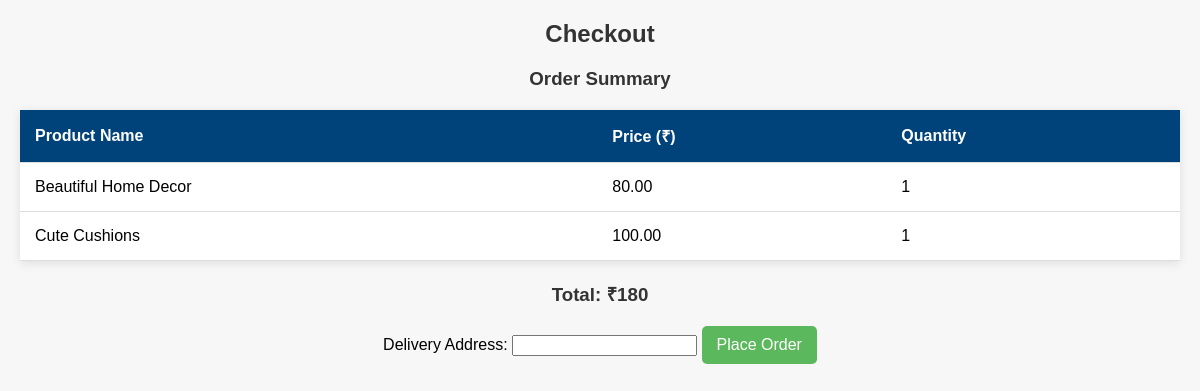
Screenshot of /Buyer/checkout.php (signed in) with the database file from the repository.
### tables this page shows
CREATE TABLE `cart` (
  `id` int(11) NOT NULL,
  `user_id` int(11) NOT NULL,
  `product_id` int(11) NOT NULL,
  `quantity` int(11) NOT NULL DEFAULT 1,
  `created_at` timestamp NOT NULL DEFAULT current_timestamp(),
  `user_type` enum('buyer','seller') NOT NULL
);

CREATE TABLE `products` (
  `id` int(11) NOT NULL,
  `user_id` int(11) NOT NULL,
  `name` varchar(255) NOT NULL,
  `image` varchar(255) NOT NULL,
  `description` text NOT NULL,
  `price` decimal(10,2) NOT NULL,
  `status` enum('pending','approved','rejected') DEFAULT 'pending',
  `created_at` timestamp NOT NULL DEFAULT current_timestamp(),
  `materials_used` varchar(255) DEFAULT NULL
);

### Buyer/checkout.php (the view, shortened to what this page needs)
<?php
include '../db.php';
$buyer_id = $_SESSION['buyer_id'];
$total = 0;
$cartQuery = "SELECT p.name, p.price, c.quantity, p.id AS product_id
              FROM cart c
              JOIN products p ON c.product_id = p.id
              WHERE c.user_id = ?";
$stmt = $conn->prepare($cartQuery);
$stmt->bind_param("i", $buyer_id);
$stmt->execute();
$result = $stmt->get_result();
while ($row = $result->fetch_assoc()) {
    $subtotal = $row['price'] * $row['quantity'];
    $total += $subtotal;
}
?><link rel="stylesheet" href="../Styles/checkout.css">
<!DOCTYPE html>
<html lang="en">
<head>
</head>
<body>
    <h2>Checkout</h2>
    <h3>Order Summary</h3>
    <table>
        <tr>
            <th>Product Name</th>
            <th>Price (₹)</th>
            <th>Quantity</th>
        </tr>
        <?php
        $result->data_seek(0);
        while ($row = $result->fetch_assoc()): ?>
            <tr>
                <td><?php echo htmlspecialchars($row['name']); ?></td>
                <td><?php echo $row['price']; ?></td>
                <td><?php echo $row['quantity']; ?></td>
            </tr>
        <?php endwhile; ?>
    </table>
    <h3>Total: ₹<?php echo $total; ?></h3>
    <form method="POST">
        <label for="address">Delivery Address:</label>
        <input type="text" id="address" name="address" required>
        <button type="submit">Place Order</button>
    </form>
</body>
</html>

### Styles/checkout.css (style rules this page uses)
body { font-family: Arial, sans-serif; background-color: #f7f7f7; margin: 0; padding: 20px; }
h2, h3 { color: #333; text-align: center; }
table { width: 100%; border-collapse: collapse; margin: 20px 0; background-color: white; box-shadow: 0 2px 10px rgba(0, 0, 0, 0.1); }
th, td { padding: 15px; text-align: left; border-bottom: 1px solid #ddd; }
th { background-color: #00437a; color:white; }
form { text-align: center; margin: 20px; }
button { background-color: #5cb85c; color: white; border: none; padding: 10px 15px; font-size: 16px; cursor: pointer; border-radius: 5px; transition: background 0.3s; }

### rows the page displays
cart: product.name "Beautiful Home Decor", product.price "80.00", quantity "1"
cart: product.name "Cute Cushions", product.price "100.00", quantity "1"

### other values shown
$total "180"
